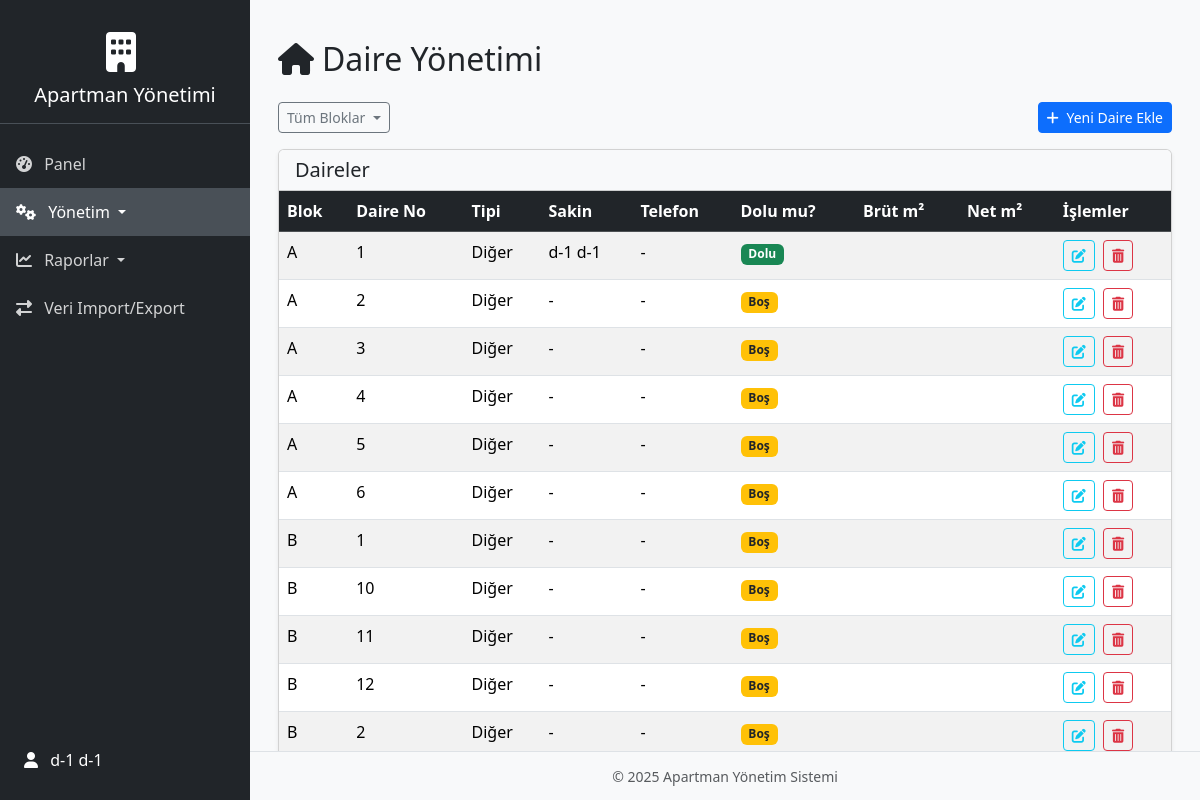
The app's page /daire-yonetimi/ (signed in) with its own data.
### yonetim/models.py (models this page shows, shortened)
class Kullanici(AbstractUser):
    username = models.CharField(
        _("username"),
        max_length=150,
        unique=True,  # Django'nun USERNAME_FIELD gerekliliği için unique olmalı
        help_text=_("Required. 150 characters or fewer."),
        validators=[AbstractUser.username_validator],
        error_messages={
            "unique": _("A user with that username already exists."),
        },
    )
    email = models.EmailField(_("email address"), blank=True, null=True)
    site_kodu = models.CharField(max_length=100, blank=True, null=True, verbose_name="Site Kodu")
    is_yonetici = models.BooleanField(default=False, verbose_name="Yönetici mi?")
    aktif_daire = models.ForeignKey('Daire', on_delete=models.SET_NULL, null=True, blank=True, related_name='aktif_kullanicisi', verbose_name="Aktif Daire")
    class Meta:
        verbose_name = "Kullanıcı"
        verbose_name_plural = "Kullanıcılar"
        ordering = ['first_name', 'last_name']
        constraints = [
            models.UniqueConstraint(
                fields=['username', 'site_kodu'],
                name='unique_username_per_site',
                violation_error_message="Bu kullanıcı adı bu site için zaten kullanılıyor."
            )
        ]
    def __str__(self):
        return self.get_full_name() or self.username

class Daire(models.Model):
    blok = models.ForeignKey(Blok, on_delete=models.CASCADE, related_name='daireler', verbose_name="Blok")
    daire_no = models.CharField(max_length=20, verbose_name="Daire No")
    kullanici = models.OneToOneField(Kullanici, on_delete=models.SET_NULL, null=True, blank=True, related_name='sakin_oldugu_daire', verbose_name="Sakin")
    telefon_no = models.CharField(max_length=20, null=True, blank=True, verbose_name="Telefon Numarası")
    DAIRE_TIPLERI = [
        ('1+1', '1+1'),
        ('2+1', '2+1'),
        ('3+1', '3+1'),
        ('4+1', '4+1'),
        ('5+1', '5+1'),
        ('dublex', 'Dublex'),
        ('isyeri', 'İş Yeri'),
        ('diger', 'Diğer'),
    ]
    daire_tipi = models.CharField(max_length=20, choices=DAIRE_TIPLERI, default='diger', null=True, blank=True, verbose_name="Daire Tipi")
    m2_brut = models.DecimalField(max_digits=7, decimal_places=2, null=True, blank=True, verbose_name="Brüt Metrekare")
    m2_net = models.DecimalField(max_digits=7, decimal_places=2, null=True, blank=True, verbose_name="Net Metrekare")
    is_dolu = models.BooleanField(default=True, verbose_name="Daire Dolu mu?")
    aciklama = models.TextField(blank=True, null=True, verbose_name="Daire Açıklaması")
    devir_bakiye_gecen_yil = models.DecimalField(max_digits=10, decimal_places=2, default=0.00, verbose_name="Devir Bakiye (Geçen Yıldan)")
    devir_bakiye_yili = models.IntegerField(null=True, blank=True, verbose_name="Devir Bakiye Yılı")
    def get_sortable_daire_no(self):
        """
        Helper for natural sorting of daire_no. Separates numeric and non-numeric parts.
        Daire no'sunun doğal sıralaması için yardımcı. Sayısal ve sayısal olmayan kısımları ayırır.
        Example: '1A' -> (1, 'A'), '10' -> (10, '')
        """
        num_part = ""
        str_part = ""
        for char in self.daire_no:
            if char.isdigit():
                num_part += char
            else:
                str_part += char
        return (int(num_part) if num_part else 0, str_part.lower())
    class Meta:
        verbose_name = "Daire"
        verbose_name_plural = "Daireler"
        ordering = ['blok', 'daire_no'] # Consider using a custom ordering based on get_sortable_daire_no if needed for complex cases
        unique_together = ('blok', 'daire_no') # Ensure flat numbers are unique within a block / Daire numaralarının blok içinde benzersiz olmasını sağla

class Blok(models.Model):
    site = models.ForeignKey(Site, on_delete=models.CASCADE, related_name='bloklar', verbose_name="Site")
    ad = models.CharField(max_length=50, verbose_name="Blok Adı")
    aidat_miktari = models.DecimalField(
        max_digits=10,
        decimal_places=2,
        null=True,
        blank=True,
        verbose_name="Blok Aidat Miktarı",
        help_text="Bu blok için özel aidat miktarı. Boş bırakılırsa site genel aidat miktarı kullanılır."
    )
    aciklama = models.TextField(
        blank=True,
        null=True,
        verbose_name="Blok Açıklaması",
        help_text="Blok hakkında ek bilgiler"
    )
    def __str__(self):
        return f"{self.site.ad} - {self.ad.upper()}"
    class Meta:
        verbose_name = "Blok"
        verbose_name_plural = "Bloklar"
        ordering = ['ad']
        unique_together = ('site', 'ad') # Ensure block names are unique within a site / Blok adlarının site içinde benzersiz olmasını sağla

### yonetim/views.py (the view, shortened to what this page needs)
# urls.py: path('daire-yonetimi/', views.daire_yonetimi_view, name='daire_yonetimi'),
@login_required
def daire_yonetimi_view(request, blok_id=None):
    user_site = get_user_site(request.user)
    if not user_site or not (request.user.is_yonetici or request.user.is_superuser):
        messages.warning(request, "Bu işlem için yetkiniz yok veya bir siteye bağlı değilsiniz.")
        return redirect('yonetim:panel')
    bloklar = Blok.objects.filter(site=user_site).order_by('ad')
    secili_blok = None
    daireler = Daire.objects.filter(blok__site=user_site).select_related('blok', 'kullanici').order_by('blok__ad', 'daire_no') # Başlangıçta tüm daireler
    if request.method == 'POST':
        form = DaireForm(request.POST, site=user_site)
        if form.is_valid():
            try:
                yeni_daire = form.save(commit=False)
                yeni_daire.save()
                messages.success(request, f"{yeni_daire.daire_tam_adi} başarıyla eklendi.")
                if secili_blok:
                    return redirect('yonetim:daire_yonetimi_blok', blok_id=secili_blok.id)
                return redirect('yonetim:daire_yonetimi')
            except Exception as e:
                messages.error(request, f"Daire eklenirken bir hata oluştu: {e}")
        else:
            messages.warning(request, "Lütfen formdaki hataları düzeltin.")
    else:
        form = DaireForm(site=user_site)
    context = {
        'title': 'Daire Yönetimi',
        'user_site': user_site,
        'bloklar': bloklar,
        'secili_blok': secili_blok,
        'daireler': daireler,
        'form': form,
        'form_title': 'Yeni Daire Ekle' # Daha sonra düzenleme için değişebilir
    }
    return render(request, 'yonetim/daire_yonetimi.html', context)

### yonetim/templatetags/yonetim_tags.py (called while the page is built)
@register.filter(name='get_user_site')
def get_user_site_tag(user):
    from yonetim.utils import get_user_site as get_user_site_util # IMPORT'U BURAYA TAŞI
    if not user or not user.is_authenticated:
        return None
    return get_user_site_util(user)

### yonetim/utils.py (called while the page is built, shortened)
def get_user_site(user):
    if not user.is_authenticated:
        return None
    Site = apps.get_model('yonetim', 'Site')
    if user.is_yonetici:
        site = Site.objects.filter(yonetici=user).first()
        if site:
            return site

### yonetim/templates/yonetim/daire_yonetimi.html (shortened to what this page needs)
{% extends "yonetim/base.html" %}
{% load widget_tweaks %}
{% load humanize %}
{% block content %}
<div class="container mt-4">
    <h2 class="mb-4"><i class="fas fa-home me-2"></i>{{ title }} {% if secili_blok %}({{ secili_blok.ad }}){% endif %}</h2>
    <div class="row mb-3">
        <div class="col-md-8">
            <div class="dropdown">
                <button class="btn btn-outline-secondary dropdown-toggle btn-sm" type="button" id="blokFiltreDropdown" data-bs-toggle="dropdown" aria-expanded="false">
                    {% if secili_blok %}
                        Blok: {{ secili_blok.ad }}
                    {% else %}
                        Tüm Bloklar
                    {% endif %}
                </button>
            </div>
        </div>
        <div class="col-md-4 text-end">
            <button class="btn btn-primary btn-sm" type="button" data-bs-toggle="modal" data-bs-target="#daireEkleModal">
                <i class="fas fa-plus me-1"></i> Yeni Daire Ekle
            </button>
        </div>
    </div>
    <div class="card shadow-sm">
        <div class="card-header bg-light">
            <h5 class="mb-0">Daireler</h5>
        </div>
        <div class="card-body p-0">
            {% if daireler %}
            <div class="table-responsive">
                <table class="table table-striped table-hover mb-0">
                    <thead class="table-dark">
                        <tr>
                            <th>Blok</th>
                            <th>Daire No</th>
                            <th>Tipi</th>
                            <th>Sakin</th>
                            <th>Telefon</th>
                            <th>Dolu mu?</th>
                            <th>Brüt m²</th>
                            <th>Net m²</th>
                            <th>İşlemler</th>
                        </tr>
                    </thead>
                    <tbody>
                        {% for daire in daireler %}
                        <tr>
                            <td>{{ daire.blok.ad }}</td>
                            <td>{{ daire.daire_no }}</td>
                            <td>{{ daire.get_daire_tipi_display|default:"-" }}</td>
                            <td>{{ daire.kullanici.get_full_name|default:"-" }}</td>
                            <td>{{ daire.telefon_no|default:"-" }}</td>
                            <td>
                                {% if daire.is_dolu %}
                                    <span class="badge bg-success">Dolu</span>
                                {% else %}
                                    <span class="badge bg-warning text-dark">Boş</span>
                                {% endif %}
                            </td>
                            <td>{{ daire.m2_brut|default_if_none:"-"|floatformat:"2g"|intcomma }}</td>
                            <td>{{ daire.m2_net|default_if_none:"-"|floatformat:"2g"|intcomma }}</td>
                            <td>
                                <button class="btn btn-sm btn-outline-info me-1" title="Düzenle" data-bs-toggle="modal" data-bs-target="#daireDuzenleModal-{{ daire.id }}">
                                    <i class="fas fa-edit"></i>
                                </button>
                                <a href="#" class="btn btn-sm btn-outline-danger" title="Sil" onclick="return confirm('Bu daireyi silmek istediğinizden emin misiniz?');">
                                    <i class="fas fa-trash-alt"></i>
                                </a>
                            </td>
                        </tr>
                        {% endfor %}
                    </tbody>
                </table>
            </div>
            {% endif %}
        </div>
    </div>
</div>
{% endblock content %}

### yonetim/templates/yonetim/base.html (shortened to what this page needs)
<!doctype html>
{% load yonetim_tags %}
{% load static %}
{% load i18n %}
{% load humanize %}
{% load widget_tweaks %}
{% now "Y" as current_year_for_link %}
{% now "m" as current_month_for_link %}
<html lang="tr">
<head>
    <link href="https://cdn.jsdelivr.net/npm/bootstrap@5.3.3/dist/css/bootstrap.min.css" rel="stylesheet">
    <link rel="stylesheet" href="https://cdnjs.cloudflare.com/ajax/libs/font-awesome/6.5.1/css/all.min.css" />
</head>
<body>
    <div id="sidebar" class="bg-dark d-flex flex-column" style="height: 100vh;">
        <div class="sidebar-header text-center">
             <a class="navbar-brand text-white" href="{% url 'yonetim:panel' %}">
                {% with user_site=request.user|get_user_site %}
                    {% if user_site and user_site.logo %}
                        <img src="{{ user_site.logo.url }}" alt="Logo" class="d-inline-block align-text-top me-2 rounded img-fluid">
                    {% else %}
                        <i class="fas fa-building fa-2x me-2"></i>
                    {% endif %}
                {% endwith %}
                <h5 class="mt-2 mb-0">Apartman Yönetimi</h5>
            </a>
        </div>
        <ul class="nav flex-column flex-grow-1">
            {% if user.is_authenticated %}
                <li class="nav-item">
                    <a class="nav-link {% if request.resolver_match.url_name == 'panel' %}active{% endif %}" href="{% url 'yonetim:panel' %}"><i class="fas fa-tachometer-alt me-2"></i> Panel</a>
                </li>
                {% if user.is_yonetici or user.is_superuser %}
                <li class="nav-item">
                    <a class="nav-link dropdown-toggle {% if request.resolver_match.url_name in 'site_bilgi blok_yonetimi daire_yonetimi aidat_yonetimi gider_yonetimi kullanici_yonetimi' %}active{% endif %}" href="#managementSubmenu" data-bs-toggle="collapse" aria-expanded="false">
                        <i class="fas fa-cogs me-2"></i> Yönetim
                    </a>
                </li>
                <li class="nav-item">
                    <a class="nav-link dropdown-toggle {% if request.resolver_match.url_name in 'yillik_rapor_pdf aylik_rapor' %}active{% endif %}" href="#reportsSubmenu" data-bs-toggle="collapse" aria-expanded="false">
                        <i class="fas fa-chart-line me-2"></i> Raporlar
                    </a>
                </li>
                <li class="nav-item">
                    <a class="nav-link {% if request.resolver_match.url_name == 'import_export' %}active{% endif %}" href="{% url 'yonetim:import_export' %}"><i class="fas fa-exchange-alt me-2"></i> Veri Import/Export</a>
                </li>
                {% endif %}
            {% endif %}
        </ul>
        {% if user.is_authenticated %}
        <div class="mt-auto mb-3">
            <a class="nav-link text-white d-block px-4" href="#userSubmenu" data-bs-toggle="collapse" aria-expanded="false">
                <i class="fas fa-user me-2"></i> {{ user.get_full_name|default:user.username }}
            </a>
        </div>
        {% endif %}
    </div>
    <div id="content">
        <main class="container mt-0 mb-0 ps-3 pe-3 pt-3 pb-0">
            {% block content %}
            {% endblock content %}
        </main>
        <footer class="footer">
            <small class="text-muted">&copy; {% now "Y" %} Apartman Yönetim Sistemi</small>
        </footer>
    </div>
</body>
</html>

### yonetim/templates/yonetim/base.html (style rules this page uses)
body { background-color: #f8f9fa; display: flex; }
#sidebar { min-width: 250px; max-width: 250px; background: #343a40; color: #fff; transition: all 0.3s; height: 100vh; position: fixed; top: 0; left: 0; z-index: 1000; padding-top: 1rem; overflow-y: auto; }
#sidebar .nav-link { color: rgba(255, 255, 255, 0.8); padding: 0.75rem 1rem; }
#sidebar .nav-link:hover, #sidebar .nav-link.active { color: #fff; background: #495057; }
#sidebar .sidebar-header { padding: 1rem; font-size: 1.25rem; border-bottom: 1px solid #495057; margin-bottom: 1rem; }
#content { width: calc(100% - 250px); margin-left: 250px; height: 100vh; display: flex; flex-direction: column; overflow: hidden; }
#content > main.container { flex-grow: 1; overflow-y: hidden; padding: 1rem; display: flex; flex-direction: column; }
.footer { background-color: #f8f9fa; border-top: 1px solid #dee2e6; padding: 0.75rem 0; text-align: center; flex-shrink: 0; width: 100%; }

### records on screen
Kullanici: get_full_name "d-1 d-1"
Daire: blok.ad "A", daire_no "1", daire_tipi "Diğer", kullanici.get_full_name "d-1 d-1", telefon_no "-", is_dolu "Dolu"
Daire: blok.ad "A", daire_no "2", daire_tipi "Diğer", kullanici.get_full_name "-", telefon_no "-", is_dolu "Boş"
Daire: blok.ad "A", daire_no "3", daire_tipi "Diğer", kullanici.get_full_name "-", telefon_no "-", is_dolu "Boş"
Daire: blok.ad "A", daire_no "4", daire_tipi "Diğer", kullanici.get_full_name "-", telefon_no "-", is_dolu "Boş"
Daire: blok.ad "A", daire_no "5", daire_tipi "Diğer", kullanici.get_full_name "-", telefon_no "-", is_dolu "Boş"
Daire: blok.ad "A", daire_no "6", daire_tipi "Diğer", kullanici.get_full_name "-", telefon_no "-", is_dolu "Boş"
Daire: blok.ad "B", daire_no "1", daire_tipi "Diğer", kullanici.get_full_name "-", telefon_no "-", is_dolu "Boş"
Daire: blok.ad "B", daire_no "10", daire_tipi "Diğer", kullanici.get_full_name "-", telefon_no "-", is_dolu "Boş"
Daire: blok.ad "B", daire_no "11", daire_tipi "Diğer", kullanici.get_full_name "-", telefon_no "-", is_dolu "Boş"
Daire: blok.ad "B", daire_no "12", daire_tipi "Diğer", kullanici.get_full_name "-", telefon_no "-", is_dolu "Boş"
Daire: blok.ad "B", daire_no "2", daire_tipi "Diğer", kullanici.get_full_name "-", telefon_no "-", is_dolu "Boş"

### other values on screen
{{ title }} "Daire Yönetimi"
